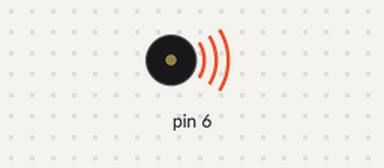
Bench run of a sketch on a simulated Arduino Uno, built with avr-gcc and run on an emulated ATmega328P. Parts: buzzer (waves = sounding).

Above: at 0.5 s.
At 6.6 s:
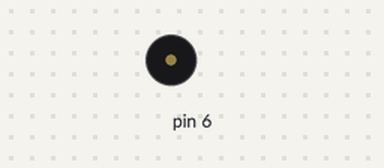
Timing chart, 0 to 8.9 s (numbered marks = the images above):
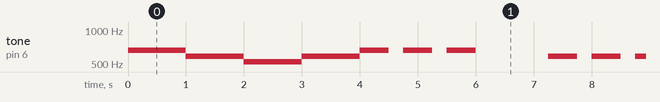

Measured:
- by itself, tone on pin 6: plays 659 Hz for 1.0 s, 587 Hz for 1.0 s, 523 Hz for 1.0 s, 587 Hz for 1.0 s, 659 Hz for 0.50 s, 659 Hz for 0.50 s … (124 notes in this stretch)

The sketch:

Mary_had_a_little_lamb.ino
```cpp
int E=659;
int D=587;
int C=523;
void setup()
{
  pinMode(6,OUTPUT);
}

void loop()
{
  tone(6,E);
  delay( 1000 );
  tone(6,D);
  delay( 1000 );
  tone(6,C);
  delay( 1000 );
  tone(6,D);
  delay( 1000 );
  for (int i=0;i<3;i++)
  {
    tone(6,E);
    delay( 500 );
    noTone(6);
    delay(250);
  }
  delay( 1000 );
  for (int i=0;i<3;i++)
  {
    tone(6,D);
    delay( 500 );
    noTone(6);
    delay(250);
  }
  delay( 1000 );
  for (int i=0;i<3;i++)
  {
    tone(6,E);
    delay( 500 );
    noTone(6);
    delay(250);
  }
  delay( 1000 );
}
```
